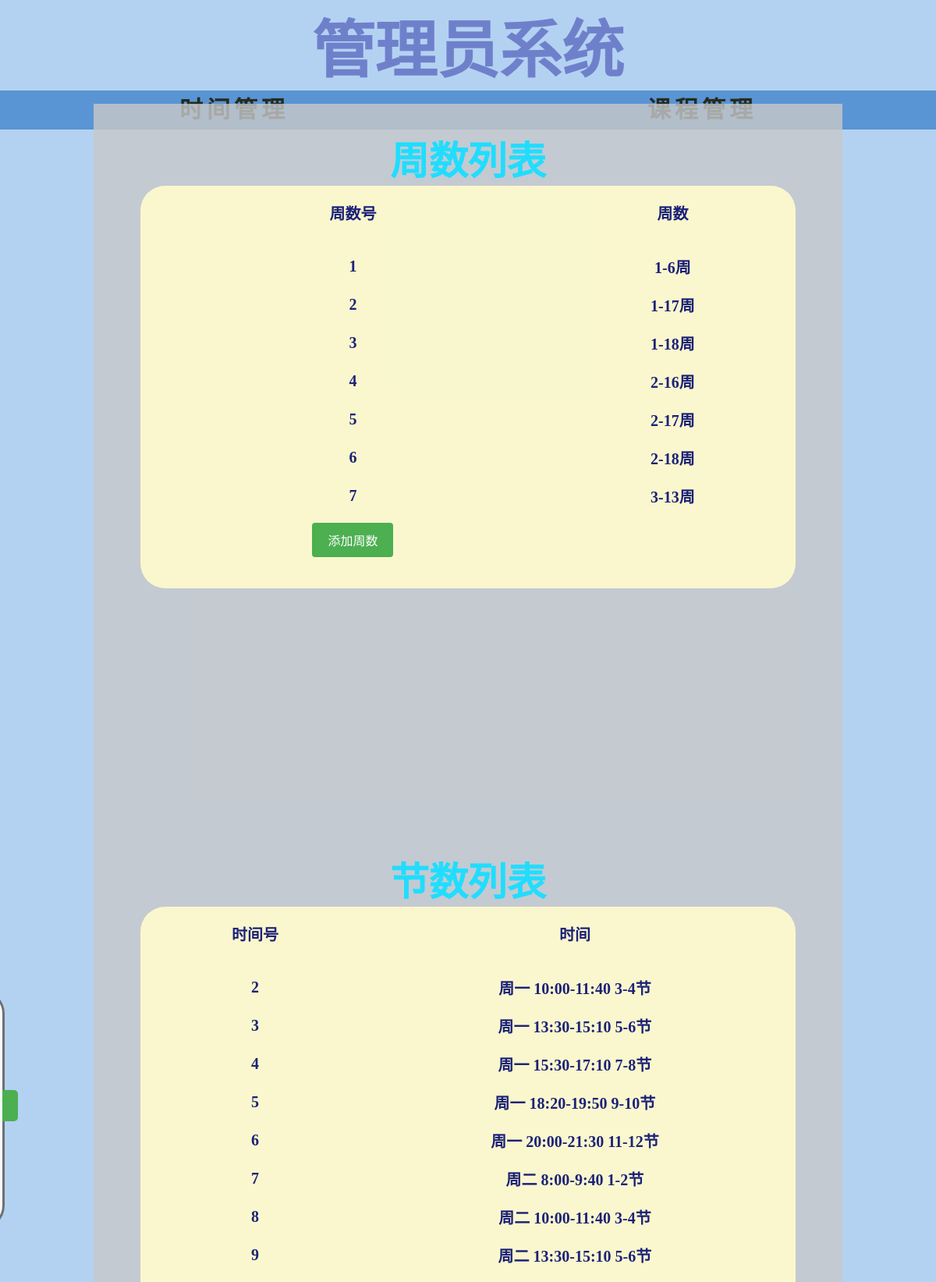
Screenshot of /WWW/admin2.php (upper part) with the database file from the repository.
### tables this page shows
CREATE TABLE `weektable` (
  `weekid` varchar(50) NOT NULL DEFAULT '0',
  `week` varchar(50) DEFAULT NULL,
  PRIMARY KEY (`weekid`)
);

CREATE TABLE `timetable` (
  `timeindex` varchar(50) NOT NULL DEFAULT '0',
  `time` varchar(50) DEFAULT NULL,
  PRIMARY KEY (`timeindex`)
);

### WWW/admin2.php (the view, shortened to what this page needs)
<!DOCTYPE html>
<html>
<head>
	<link rel="stylesheet" type="text/css" href="fzx.css">
</head>
<body align="center" style="color: rgb(255, 255, 255);font-family:微软雅黑">
	<h1 class="H">管理员系统</h1>
	<div class="nav" height="50px" style=font-family:华文新魏>
		<a href="admin2.php" class="navbox" align="center">时间管理</a>
		<a href="admin.php" class="navbox" align="center">课程管理</a>
	</div>
	<nav class="nnaa2" id="sidebar" style="z-index: 999;">
		<button class="sidebut" onclick="toggleNav()"></button>
		<ul class="uull">
			<li style="padding: 30px;">
			</li>
			<li class="llii"><a class="aa" href="#1">周数列表</a></li>
			<li class="llii"><a class="aa" href="#2">节数列表</a></li>
		</ul>
	</nav>
	<table align="center" width="80%" id="dynamicHeightComponent" style="position: absolute; top: 132.5px; background-color: rgba(200, 200, 200, 0.8);font-family:宋体;margin-left: 10%">
		<table class="studentcourse1" width="70%">
			<br /><br />
			<h2 class="title1" align="center" id="1" class="smooth-scroll">周数列表</h2>
			<tr>
				<th> 周数号 </th>
				<th> 周数 </th>
			<tr>
				<?php
				$servername = "localhost";
				$username = "root";
				$password = "root";
				$dbname = "account";
				$conn = new mysqli($servername, $username, $password, $dbname);
				$sql = "SELECT * FROM weektable";
				$result = $conn->query($sql);
				if ($result->num_rows > 0) {
					while ($row = $result->fetch_assoc()) {
						echo '<tr onclick="confirmInsert(this)">';
						echo "<th onclick='weekDelete(this)'>" . $row["weekid"] . "</th>";
						echo "<th onclick='updateWeekTable(this)'>" . $row["week"] . "</th>";
						echo "</tr>";
					}
				} else {
					echo "<tr>";
					echo "<th>没有数据可供显示</th>";
					echo "</tr>";
				}
				?>
			<tr>
				<th>
					<button class="button" onclick="togglePopuplocation()">添加周数</button>
				</th>
		</table>
		<table class="studentcourse2" width="70%">
			<br /><br />
			<h2 class="title2" align="center" id="2" class="smooth-scroll">节数列表</h2>
			<tr>
				<th> 时间号 </th>
				<th> 时间 </th>
			<tr>
				<?php
				$servername = "localhost";
				$username = "root";
				$password = "root";
				$dbname = "account";
				$conn = new mysqli($servername, $username, $password, $dbname);
				$sql = "SELECT * FROM timetable";
				$result = $conn->query($sql);
				if ($result->num_rows > 0) {
					while ($row = $result->fetch_assoc()) {
						echo '<tr onclick="updateScore(this)">';
						echo "<th onclick='timeDelete(this)'>" . $row["timeindex"] . "</th>";
						echo "<th onclick='updateTimetable(this)'>" . $row["time"] . "</th>";
						echo "</tr>";
					}
				} else {
					echo "<tr>";
					echo "<th>没有数据可供显示</th>";
					echo "</tr>";
				}
				?>
		</table>
	</table>
	<br><br>
</body>
</html>

### WWW/fzx.css (style rules this page uses)
* { margin: 0px; padding: 0px; }
html { width: 100%; height: 100%; }
body { width: 100%; height: 100%; font-family: YouYuan; background-position: center top; background-size: 100% auto; background-repeat: no-repeat; background-attachment: fixed; background-color: rgba(171, 206, 241, 0.9); background-image: url(images/background.jpg); }
ul { padding: 20px; }
.nnaa2 { position: fixed; top: 35%; left: -180px; width: 180px; height: 300px; background-color: rgba(255, 255, 255, 0.906); color: #333; font-size: 18px; border: 3px solid rgb(112, 112, 112); border-radius: 0 30px 30px 0; transition: left 0.5s; }
.uull { list-style-type: none; padding: 0; margin: 0; }
.llii { padding: 30px; color: rgba(255, 255, 255, 0.639); font-family: 宋体 }
.nav { float: left; width: 100% }
.navbox { display: block; float: left; width: 50%; height: 50px; text-decoration: none; font-size: 30px; font-weight: 700; color: rgb(37, 43, 29); line-height: 50px; background-color: rgba(42, 116, 195, 0.65); transition: 0.5s; letter-spacing: 5px; }
body { font-size: 100%; }
.H { font-size: 5em; font-family: 华文新魏; color: rgb(111, 128, 203); }
.studentcourse1 { border-radius: 32px; border-collapse: separate; border-spacing: 20px; position: relative; left: 15%; top: 0px; background-color: rgba(255, 252, 206, 0.9); color: rgb(28, 34, 119); font-family: youyuan; font-size: 20px; font-weight: 900; }
.studentcourse2 { border-radius: 32px; border-collapse: separate; border-spacing: 20px; position: relative; left: 15%; top: 300px; background-color: rgba(255, 252, 206, 0.9); color: rgb(28, 34, 119); font-family: youyuan; font-size: 20px; font-weight: 900; }
.title1 { font-size: 50px; font-family: 华文新魏; color: rgb(32, 221, 255); position: relative; left: 0; top: 0px; }
.title2 { font-size: 50px; font-family: 华文新魏; color: rgb(32, 221, 255); position: relative; left: 0; top: 300px; }
.button { display: inline-block; padding: 10px 20px; font-size: 16px; text-align: center; text-decoration: none; cursor: pointer; border: none; border-radius: 4px; background-color: #4CAF50; color: white; transition: background-color 0.3s; }
.sidebut { position: relative; left: 100px; top: 125px; display: inline-block; padding: 20px 10px; font-size: 16px; text-align: center; text-decoration: none; cursor: pointer; border: none; border-radius: 0px 5px 5px 0px; background-color: #4CAF50; color: white; transition: background-color 0.3s; }
html { scroll-behavior: smooth; }

### WWW/admin2.php (style rules this page uses)
body { background-image: url('bg.jpg'); background-repeat: no-repeat; background-size: cover; }

### rows the page displays
weektable: weekid "1", week "1-6周"
weektable: weekid "2", week "1-17周"
weektable: weekid "3", week "1-18周"
weektable: weekid "4", week "2-16周"
weektable: weekid "5", week "2-17周"
weektable: weekid "6", week "2-18周"
weektable: weekid "7", week "3-13周"
timetable: timeindex "2", time "周一 10:00-11:40 3-4节"
timetable: timeindex "3", time "周一 13:30-15:10 5-6节"
timetable: timeindex "4", time "周一 15:30-17:10 7-8节"
timetable: timeindex "5", time "周一 18:20-19:50 9-10节"
timetable: timeindex "6", time "周一 20:00-21:30 11-12节"
timetable: timeindex "7", time "周二 8:00-9:40 1-2节"
timetable: timeindex "8", time "周二 10:00-11:40 3-4节"
timetable: timeindex "9", time "周二 13:30-15:10 5-6节"
